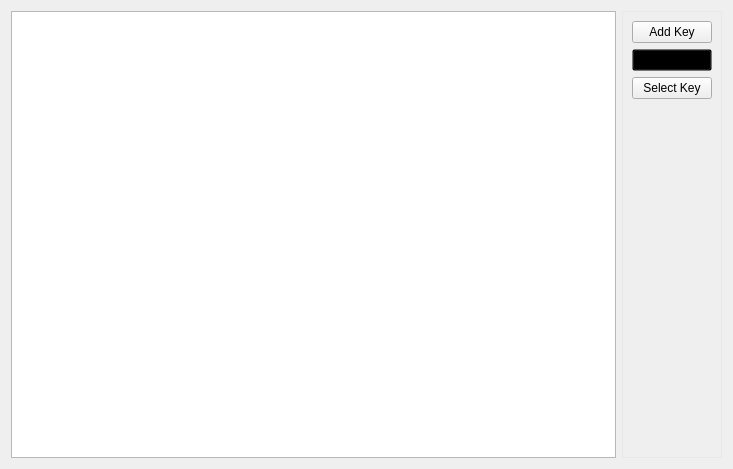
<?xml version="1.0" encoding="UTF-8"?>
<ui version="4.0">
 <class>Keystore</class>
 <widget class="QWidget" name="Keystore">
  <property name="geometry">
   <rect>
    <x>0</x>
    <y>0</y>
    <width>733</width>
    <height>469</height>
   </rect>
  </property>
  <property name="windowTitle">
   <string>Form</string>
  </property>
  <layout class="QGridLayout" name="gridLayout_2">
   <item row="0" column="0">
    <widget class="QTableWidget" name="tableWidget">
     <property name="frameShape">
      <enum>QFrame::StyledPanel</enum>
     </property>
     <property name="frameShadow">
      <enum>QFrame::Sunken</enum>
     </property>
    </widget>
   </item>
   <item row="0" column="1">
    <widget class="QFrame" name="frame">
     <property name="styleSheet">
      <string notr="true">#frame{border:1px solid rgb(232,232,232)} </string>
     </property>
     <property name="frameShape">
      <enum>QFrame::StyledPanel</enum>
     </property>
     <property name="frameShadow">
      <enum>QFrame::Sunken</enum>
     </property>
     <property name="lineWidth">
      <number>0</number>
     </property>
     <layout class="QGridLayout" name="gridLayout">
      <item row="0" column="0">
       <widget class="QPushButton" name="btn_01">
        <property name="text">
         <string>Add Key</string>
        </property>
       </widget>
      </item>
      <item row="2" column="0">
       <widget class="QPushButton" name="btn_03">
        <property name="text">
         <string>Select Key</string>
        </property>
       </widget>
      </item>
      <item row="1" column="0">
       <widget class="QPushButton" name="btn_02">
        <property name="enabled">
         <bool>true</bool>
        </property>
        <property name="styleSheet">
         <string notr="true">background: transparent</string>
        </property>
        <property name="text">
         <string>Update Key</string>
        </property>
        <property name="autoDefault">
         <bool>false</bool>
        </property>
        <property name="default">
         <bool>false</bool>
        </property>
        <property name="flat">
         <bool>false</bool>
        </property>
       </widget>
      </item>
      <item row="3" column="0">
       <spacer name="verticalSpacer">
        <property name="orientation">
         <enum>Qt::Vertical</enum>
        </property>
        <property name="sizeHint" stdset="0">
         <size>
          <width>20</width>
          <height>40</height>
         </size>
        </property>
       </spacer>
      </item>
     </layout>
    </widget>
   </item>
  </layout>
 </widget>
 <resources/>
 <connections/>
</ui>
